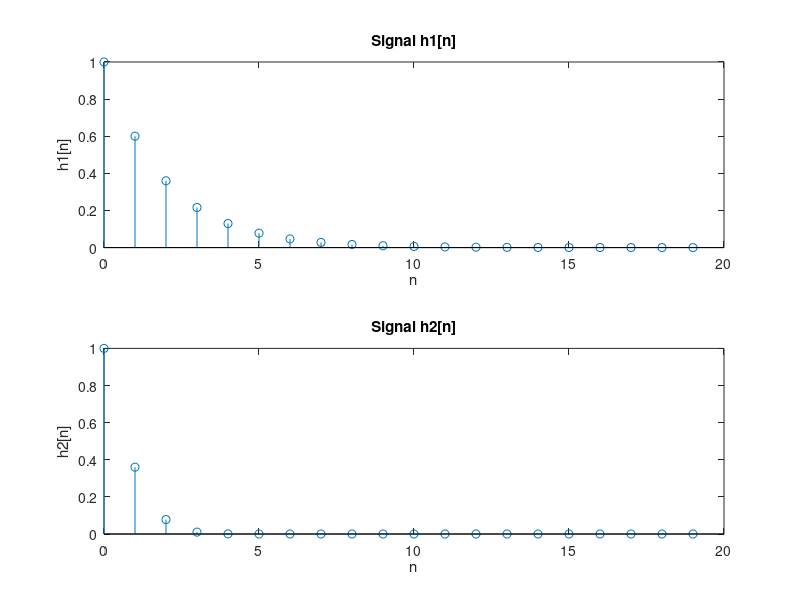
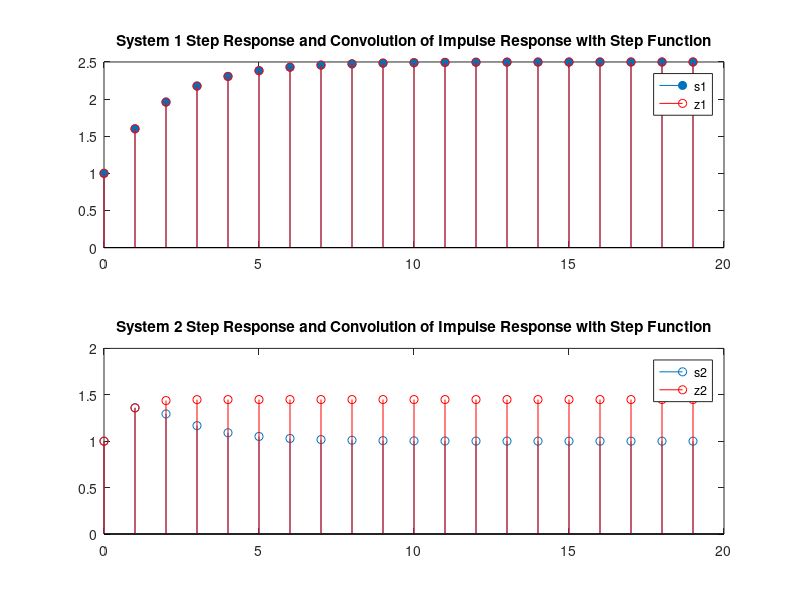

Write MATLAB code to recreate these figures, in order.
% Define the range for n
n = 0:19;

% Initialize impulse responses and step responses
h1 = zeros(size(n));
h2 = zeros(size(n));
s1 = zeros(size(n));
s2 = zeros(size(n));

% Impulse signal delta[n]
delta = [1, zeros(1, 19)];

h1(1) = delta(1);
h2(1) = delta(1);

% System 1 step response using filter
a1 = [1, -3/5]; % Coefficients of y[n]
b1 = [1];  % Coefficients of x[n]
h1 = filter(b1, a1, delta);

% System 2 impulse response calculation
for i = 2:length(n)
    h2(i) = ((3/5)^(i)) * h2(i-1) + delta(i);
end


figure(1);
% h1
subplot(2,1,1);
stem([0:length(h1)-1], h1);
xlabel('n');
ylabel('h1[n]');
title('Signal h1[n]');

% Plot h1
subplot(2,1,2); 
stem([0:length(h2)-1], h2);
xlabel('n');
ylabel('h2[n]');
title('Signal h2[n]');


% Unit step
u = ones(size(n));

% System 1 step response using filter
s1 = filter(b1, a1, u);

% System 2 step response using loop
s2(1) = u(1); % Initial condition
for i = 2:length(n)
    s2(i) = (3/5)^(i) * s2(i-1) + u(i);
end

% Convolution of h1 and h2 with u to obtain z1 and z2
z1 = conv(h1, u);
z2 = conv(h2, u);

% Truncate z1 and z2 to match the length of n
z1 = z1(1:length(n));
z2 = z2(1:length(n));

% Plotting
figure(2);
subplot(2,1,1);
stem(n, s1,"filled");
hold on;
stem(n, z1, 'r');
title('System 1 Step Response and Convolution of Impulse Response with Step Function');
legend('s1', 'z1');
hold off;
% LTI System with the same initial value

subplot(2,1,2);
stem(n, s2);
hold on;
stem(n, z2, 'r');
title('System 2 Step Response and Convolution of Impulse Response with Step Function');
legend('s2', 'z2');
hold off;
